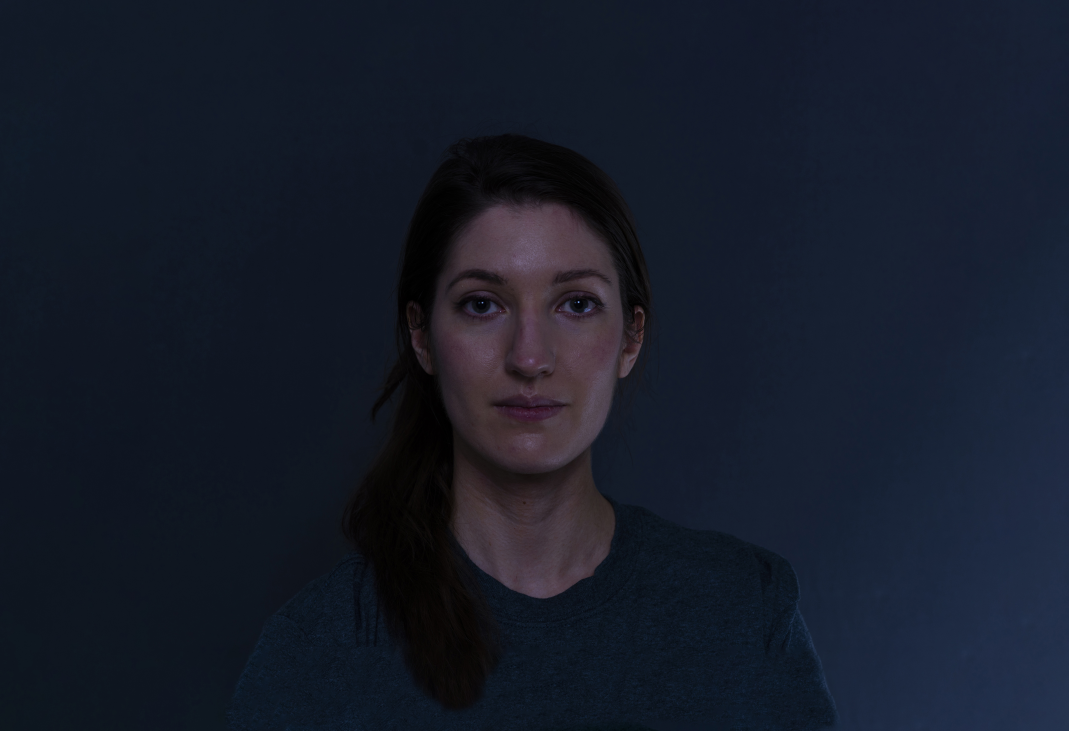
%> input picture MD_scanner_computer_2022-05-17/Images_PILOT/Face2_L.png, 2138 x 1462 px (shown at 1/2 size)
$ octave Step4_DepthMap.m   (GNU Octave 9; MATLAB toolbox functions it lacks are replaced by stand-ins)
%> lines starting %> are read from the running program, lines starting %| are printed output that depends on the picture


% Read Stereo Image Pair
I1 = imread('C:\Users\edeligia\Documents\GitHub\fMRI_3DFaces_MD_2021\Experiment\Images_PILOT\Face2_L.png'); % left
%> I1 is the input picture: size 1462x2138x3 uint8; mean R, G, B 21.8, 27.5, 40.8
I2 = imread('C:\Users\edeligia\Documents\GitHub\fMRI_3DFaces_MD_2021\Experiment\Images_PILOT\Face2_R.png'); % right
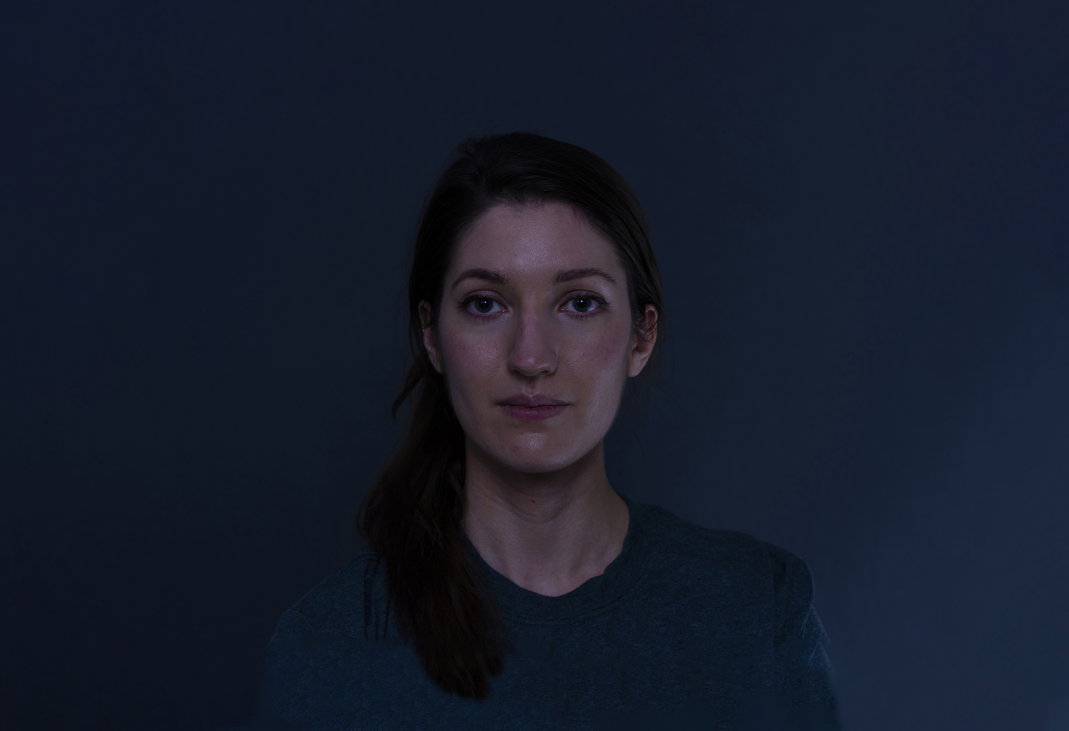
%> input picture MD_scanner_computer_2022-05-17/Images_PILOT/Face2_R.png, 2138 x 1462 px (shown at 1/2 size)
%> I2 is the input picture: size 1462x2138x3 uint8; mean R, G, B 22.1, 28.1, 42.7

d = 80;
im1 = circshift(I1,-d,2);
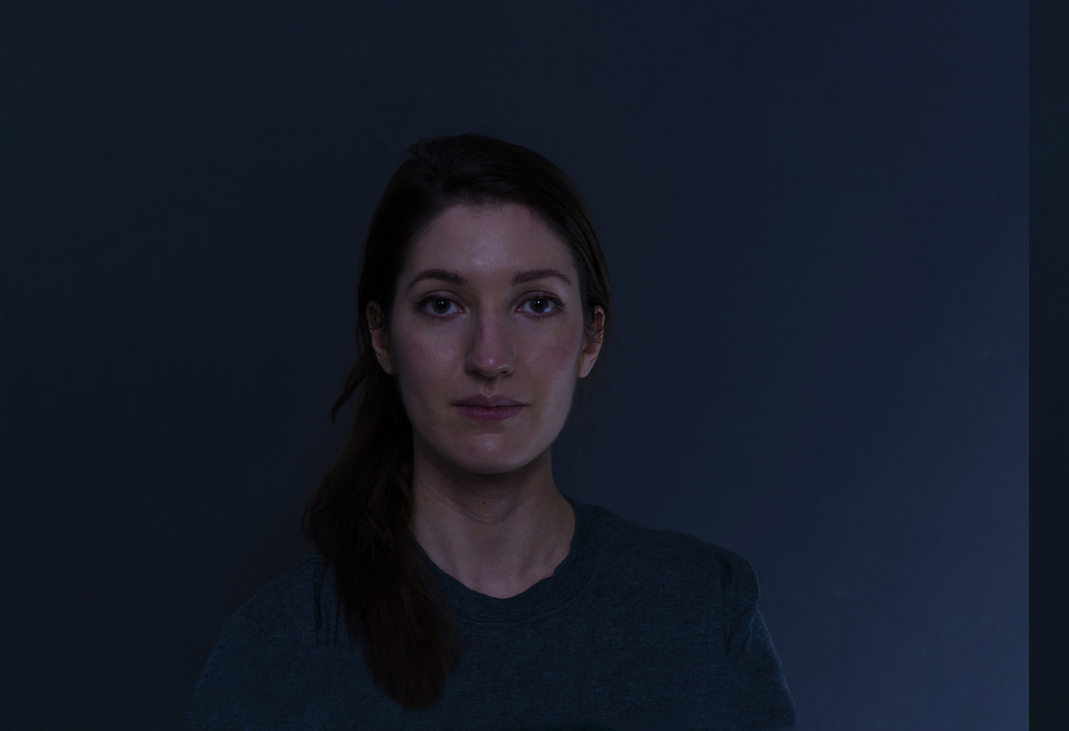
%> im1: size 1462x2138x3 uint8 (shown at 1/2 size); mean R, G, B 21.8, 27.5, 40.8; mean of the top-left, top-right, bottom-left and bottom-right quarters 28.5, 32.1, 24.5, 35.1
im2 = circshift(I2,d,2);
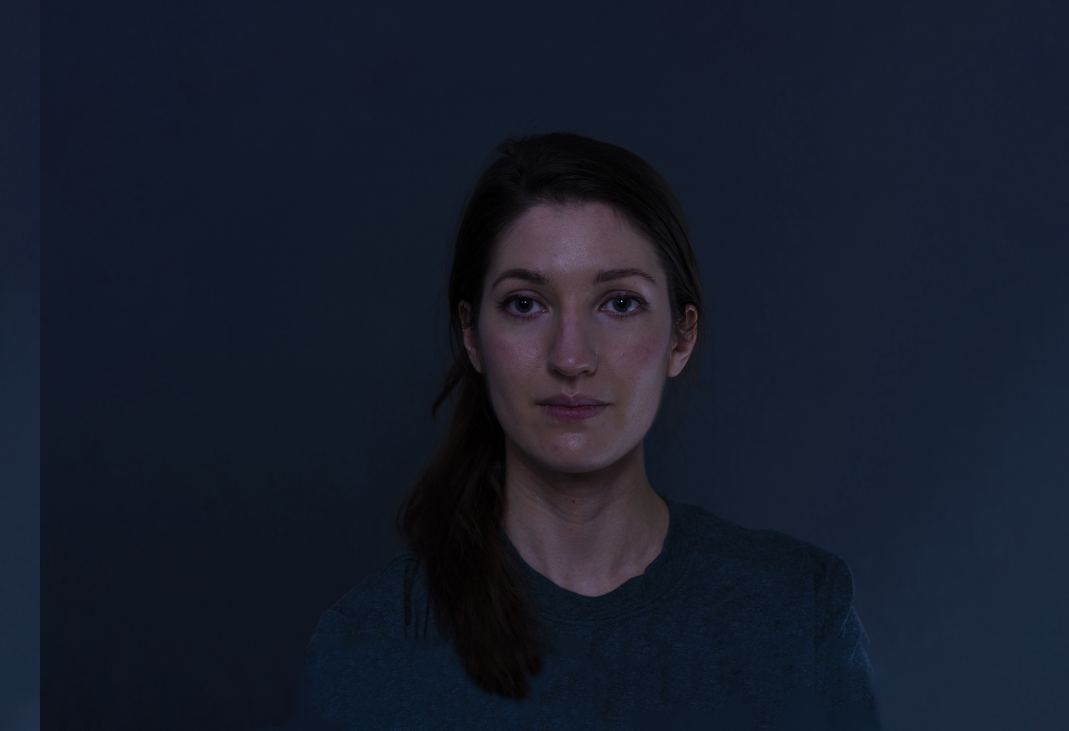
%> im2: size 1462x2138x3 uint8 (shown at 1/2 size); mean R, G, B 22.1, 28.1, 42.7; mean of the top-left, top-right, bottom-left and bottom-right quarters 28.6, 35.1, 23.8, 36.5

% [6 lines of commented-out code are left out]
im1g = im2gray(im1);
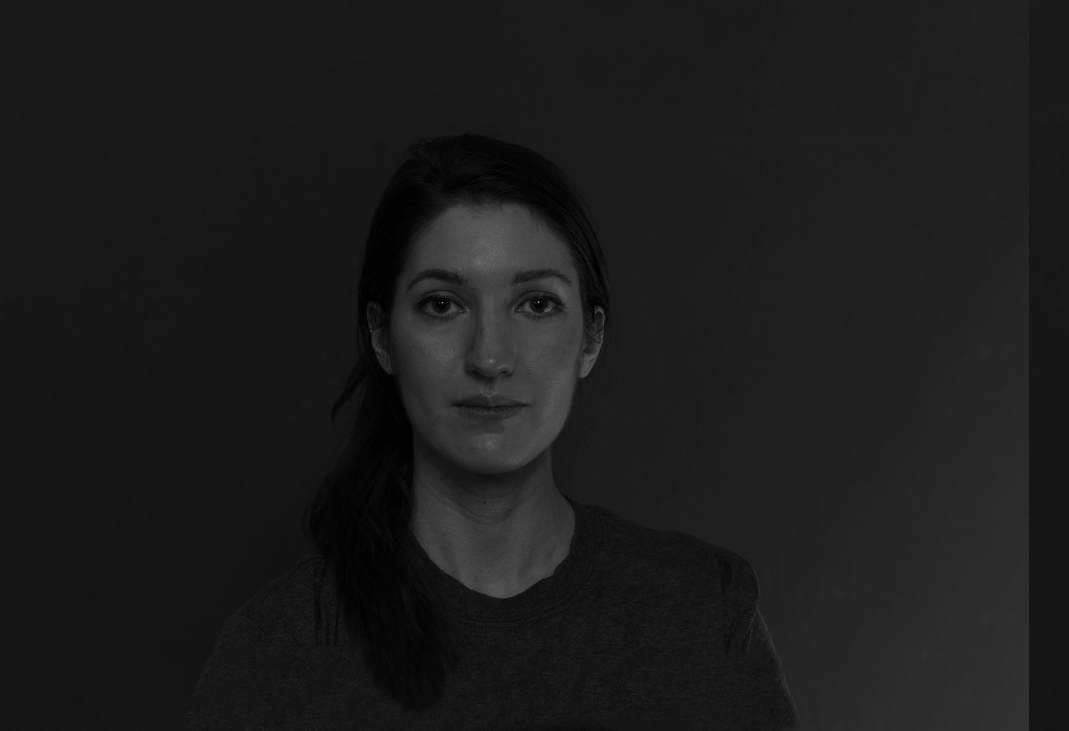
%> im1g: size 1462x2138 uint8 (shown at 1/2 size); min 0, max 174, mean 27.4
im2g = im2gray(im2);
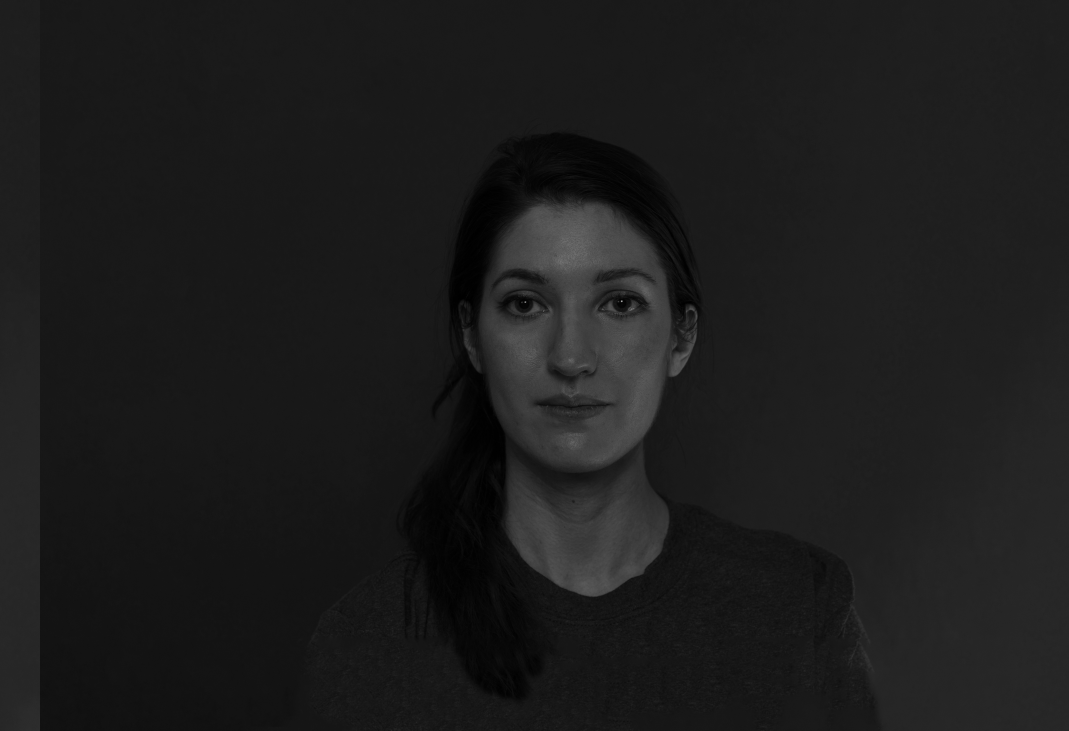
%> im2g: size 1462x2138 uint8 (shown at 1/2 size); min 0, max 194, mean 28.1
disparityRange = [0 96];
%> (the run ends here)
